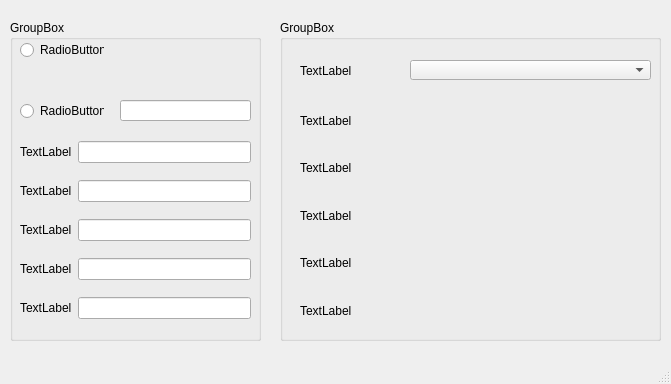
<?xml version="1.0" encoding="UTF-8"?>
<ui version="4.0">
 <class>MainWindow</class>
 <widget class="QMainWindow" name="MainWindow">
  <property name="geometry">
   <rect>
    <x>0</x>
    <y>0</y>
    <width>671</width>
    <height>384</height>
   </rect>
  </property>
  <property name="minimumSize">
   <size>
    <width>671</width>
    <height>384</height>
   </size>
  </property>
  <property name="maximumSize">
   <size>
    <width>671</width>
    <height>384</height>
   </size>
  </property>
  <property name="focusPolicy">
   <enum>Qt::NoFocus</enum>
  </property>
  <property name="contextMenuPolicy">
   <enum>Qt::NoContextMenu</enum>
  </property>
  <property name="windowTitle">
   <string>MainWindow</string>
  </property>
  <widget class="QWidget" name="centralwidget">
   <widget class="QGroupBox" name="groupBox">
    <property name="geometry">
     <rect>
      <x>10</x>
      <y>20</y>
      <width>251</width>
      <height>321</height>
     </rect>
    </property>
    <property name="title">
     <string>GroupBox</string>
    </property>
    <widget class="QLineEdit" name="lineEdit_6">
     <property name="geometry">
      <rect>
       <x>110</x>
       <y>80</y>
       <width>131</width>
       <height>21</height>
      </rect>
     </property>
    </widget>
    <widget class="QWidget" name="">
     <property name="geometry">
      <rect>
       <x>10</x>
       <y>110</y>
       <width>231</width>
       <height>201</height>
      </rect>
     </property>
     <layout class="QGridLayout" name="gridLayout">
      <item row="0" column="0">
       <widget class="QLabel" name="label">
        <property name="text">
         <string>TextLabel</string>
        </property>
       </widget>
      </item>
      <item row="0" column="1">
       <widget class="QLineEdit" name="lineEdit"/>
      </item>
      <item row="1" column="0">
       <widget class="QLabel" name="label_2">
        <property name="text">
         <string>TextLabel</string>
        </property>
       </widget>
      </item>
      <item row="1" column="1">
       <widget class="QLineEdit" name="lineEdit_2"/>
      </item>
      <item row="2" column="0">
       <widget class="QLabel" name="label_3">
        <property name="text">
         <string>TextLabel</string>
        </property>
       </widget>
      </item>
      <item row="2" column="1">
       <widget class="QLineEdit" name="lineEdit_3"/>
      </item>
      <item row="3" column="0">
       <widget class="QLabel" name="label_4">
        <property name="text">
         <string>TextLabel</string>
        </property>
       </widget>
      </item>
      <item row="3" column="1">
       <widget class="QLineEdit" name="lineEdit_4"/>
      </item>
      <item row="4" column="0">
       <widget class="QLabel" name="label_5">
        <property name="text">
         <string>TextLabel</string>
        </property>
       </widget>
      </item>
      <item row="4" column="1">
       <widget class="QLineEdit" name="lineEdit_5"/>
      </item>
     </layout>
    </widget>
    <widget class="QWidget" name="">
     <property name="geometry">
      <rect>
       <x>10</x>
       <y>20</y>
       <width>84</width>
       <height>81</height>
      </rect>
     </property>
     <layout class="QVBoxLayout" name="verticalLayout">
      <item>
       <widget class="QRadioButton" name="radioButton_2">
        <property name="text">
         <string>RadioButton</string>
        </property>
       </widget>
      </item>
      <item>
       <spacer name="verticalSpacer">
        <property name="orientation">
         <enum>Qt::Vertical</enum>
        </property>
        <property name="sizeHint" stdset="0">
         <size>
          <width>20</width>
          <height>40</height>
         </size>
        </property>
       </spacer>
      </item>
      <item>
       <widget class="QRadioButton" name="radioButton">
        <property name="text">
         <string>RadioButton</string>
        </property>
       </widget>
      </item>
     </layout>
    </widget>
   </widget>
   <widget class="QGroupBox" name="groupBox_2">
    <property name="geometry">
     <rect>
      <x>280</x>
      <y>20</y>
      <width>381</width>
      <height>321</height>
     </rect>
    </property>
    <property name="title">
     <string>GroupBox</string>
    </property>
    <widget class="QComboBox" name="comboBox">
     <property name="geometry">
      <rect>
       <x>130</x>
       <y>40</y>
       <width>241</width>
       <height>20</height>
      </rect>
     </property>
    </widget>
    <widget class="QLabel" name="label_6">
     <property name="geometry">
      <rect>
       <x>20</x>
       <y>30</y>
       <width>101</width>
       <height>41</height>
      </rect>
     </property>
     <property name="sizePolicy">
      <sizepolicy hsizetype="Minimum" vsizetype="Preferred">
       <horstretch>0</horstretch>
       <verstretch>0</verstretch>
      </sizepolicy>
     </property>
     <property name="minimumSize">
      <size>
       <width>50</width>
       <height>0</height>
      </size>
     </property>
     <property name="text">
      <string>TextLabel</string>
     </property>
    </widget>
    <widget class="QWidget" name="">
     <property name="geometry">
      <rect>
       <x>20</x>
       <y>80</y>
       <width>351</width>
       <height>231</height>
      </rect>
     </property>
     <layout class="QVBoxLayout" name="verticalLayout_2">
      <item>
       <widget class="QLabel" name="label_7">
        <property name="text">
         <string>TextLabel</string>
        </property>
       </widget>
      </item>
      <item>
       <widget class="QLabel" name="label_8">
        <property name="text">
         <string>TextLabel</string>
        </property>
       </widget>
      </item>
      <item>
       <widget class="QLabel" name="label_11">
        <property name="text">
         <string>TextLabel</string>
        </property>
       </widget>
      </item>
      <item>
       <widget class="QLabel" name="label_9">
        <property name="text">
         <string>TextLabel</string>
        </property>
       </widget>
      </item>
      <item>
       <widget class="QLabel" name="label_10">
        <property name="text">
         <string>TextLabel</string>
        </property>
       </widget>
      </item>
     </layout>
    </widget>
   </widget>
  </widget>
  <widget class="QMenuBar" name="menubar">
   <property name="geometry">
    <rect>
     <x>0</x>
     <y>0</y>
     <width>671</width>
     <height>21</height>
    </rect>
   </property>
  </widget>
  <widget class="QStatusBar" name="statusbar"/>
 </widget>
 <resources/>
 <connections/>
</ui>
